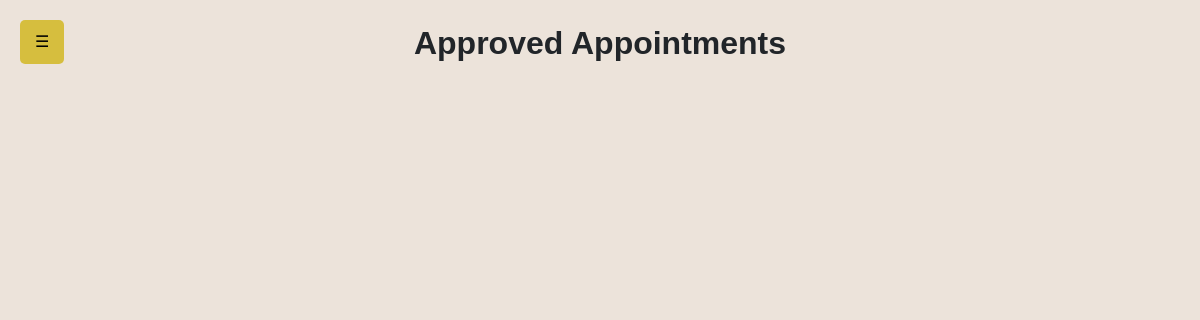
The page /admin/admin-appointment.php on the database as committed earlier.
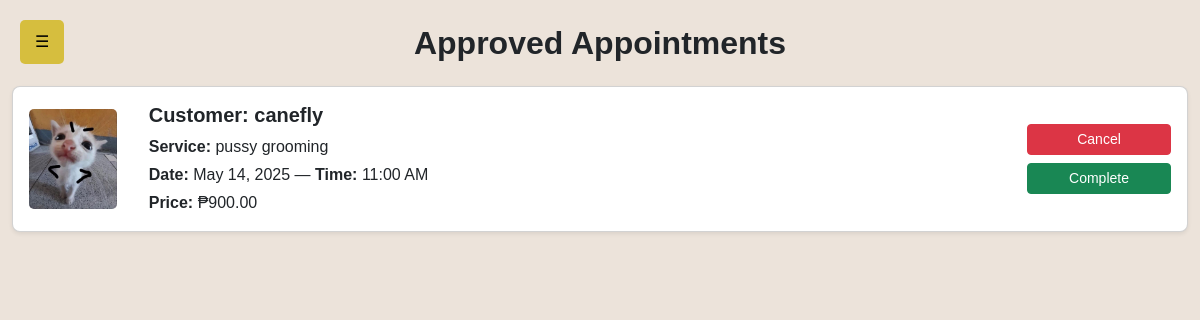
The same page on the database as committed later.
### tables this page shows
CREATE TABLE `bookings` (
  `id` int(11) NOT NULL,
  `service_name` varchar(255) NOT NULL,
  `service_price` decimal(10,2) NOT NULL,
  `name` varchar(255) NOT NULL,
  `email` varchar(255) NOT NULL,
  `booking_time` varchar(20) NOT NULL,
  `created_at` timestamp NOT NULL DEFAULT current_timestamp(),
  `date` date DEFAULT NULL,
  `status` enum('pending','completed','canceled','approved') DEFAULT 'pending',
  `payment_method` varchar(50) DEFAULT NULL,
  `payment_number` varchar(20) DEFAULT NULL,
  `balance` decimal(10,2) NOT NULL DEFAULT 0.00
);

CREATE TABLE `services` (
  `id` int(11) NOT NULL,
  `service_name` varchar(255) NOT NULL,
  `service_description` text NOT NULL,
  `service_price` decimal(10,2) NOT NULL,
  `service_image` varchar(255) NOT NULL,
  `created_at` timestamp NOT NULL DEFAULT current_timestamp(),
  `service_type` varchar(255) NOT NULL,
  `is_deleted` tinyint(1) DEFAULT 0
);

### admin/admin-appointment.php (the view, shortened to what this page needs)
<?php
include_once 'admin-navigation.php';
include_once '../db.php';
$query  = "
    SELECT b.*, s.service_image
    FROM bookings b
    JOIN services s ON b.service_name = s.service_name
    WHERE b.status = 'approved'
    ORDER BY b.date DESC
";
$result = mysqli_query($conn, $query);
?>
<!DOCTYPE html>
<html lang="en">
<head>
  <link
    href="https://cdn.jsdelivr.net/npm/bootstrap@5.3.0/dist/css/bootstrap.min.css"
    rel="stylesheet"
  >
</head>
<body>
  <div class="container-fluid py-4">
    <h2 class="text-center mb-4">Approved Appointments</h2>
    <div class="row g-3">
      <?php while ($row = mysqli_fetch_assoc($result)): ?>
        <?php
          $imagePath = '../' . ltrim($row['service_image'], '/');
          $hasImage  = !empty($row['service_image']);
        ?>
        <div class="col-12">
          <div class="card shadow-sm">
            <div class="row g-0 align-items-center">
              <?php if ($hasImage): ?>
                <div class="col-auto p-3">
                  <img
                    src="<?php echo htmlspecialchars($imagePath); ?>"
                    alt="Service Image"
                    class="service-img"
                  >
                </div>
              <?php endif; ?>
              <div class="col p-3">
                <h5 class="card-title mb-2">Customer: <?php echo htmlspecialchars($row['name']); ?></h5>
                <p class="mb-1">
                  <strong>Service:</strong> <?php echo htmlspecialchars($row['service_name']); ?>
                </p>
                <p class="mb-1">
                  <strong>Date:</strong>
                  <?php echo date("F j, Y", strtotime($row['date'])); ?>
                  &mdash;
                  <strong>Time:</strong>
                  <?php echo date("h:i A", strtotime($row['booking_time'])); ?>
                </p>
                <p class="mb-0">
                  <strong>Price:</strong> ₱<?php echo number_format($row['service_price'], 2); ?>
                </p>
              </div>
              <div class="col-auto p-3 text-center">
                <form method="POST">
                  <button
                    type="submit"
                    name="status"
                    value="canceled"
                    class="btn btn-danger btn-sm w-100 mb-2"
                  >
                    Cancel
                  </button>
                  <button
                    type="submit"
                    name="status"
                    value="completed"
                    class="btn btn-success btn-sm w-100"
                  >
                    Complete
                  </button>
                </form>
              </div>
            </div>
          </div>
        </div>
      <?php endwhile; ?>
    </div>
  </div>
</body>
</html>

Rows that differ between the two databases and show on the page:
added bookings: services.service_image (picture), name "canefly", service_name "pussy grooming", date "May 14, 2025", booking_time "11:00 AM", service_price "900.00"
